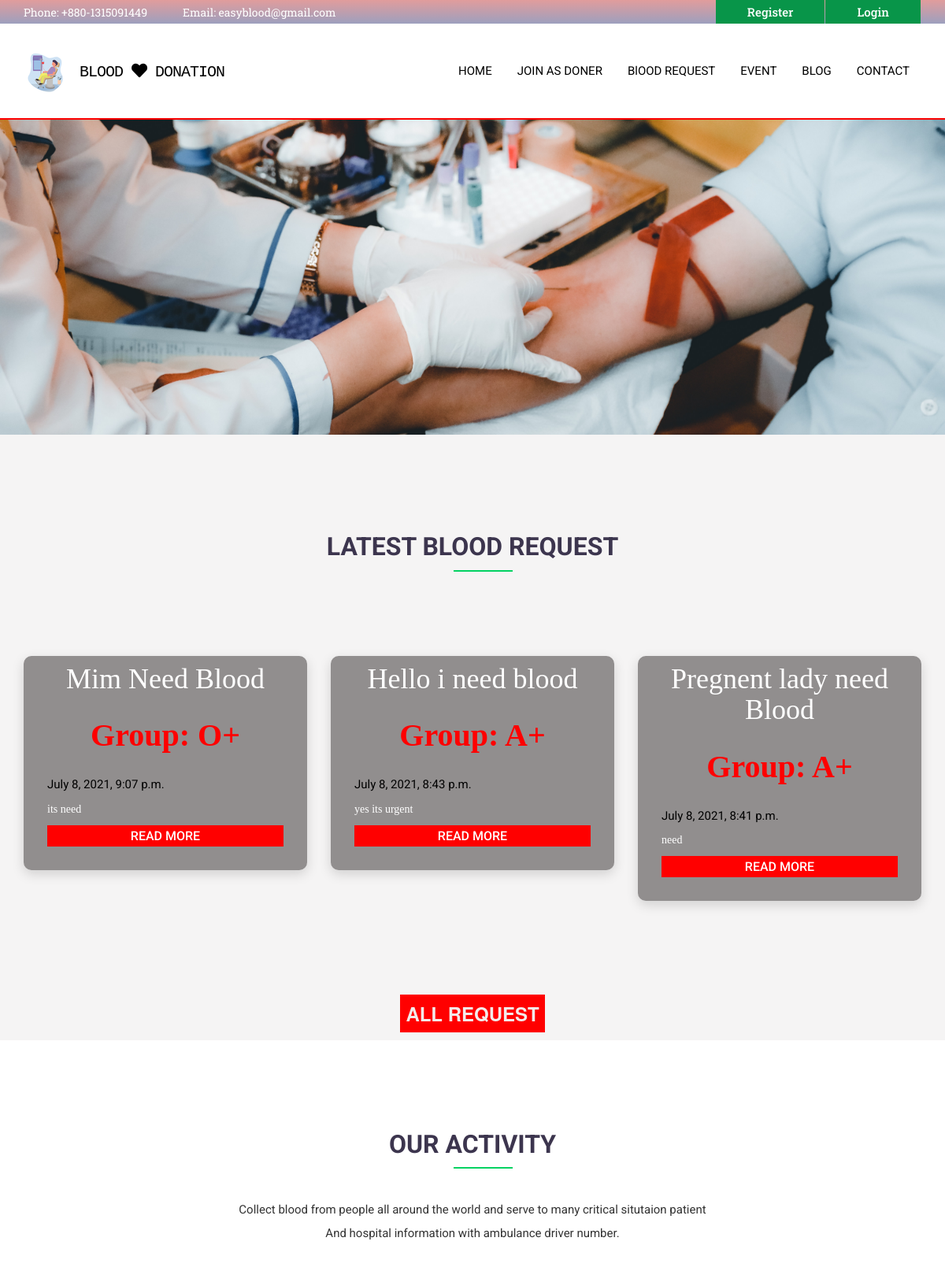
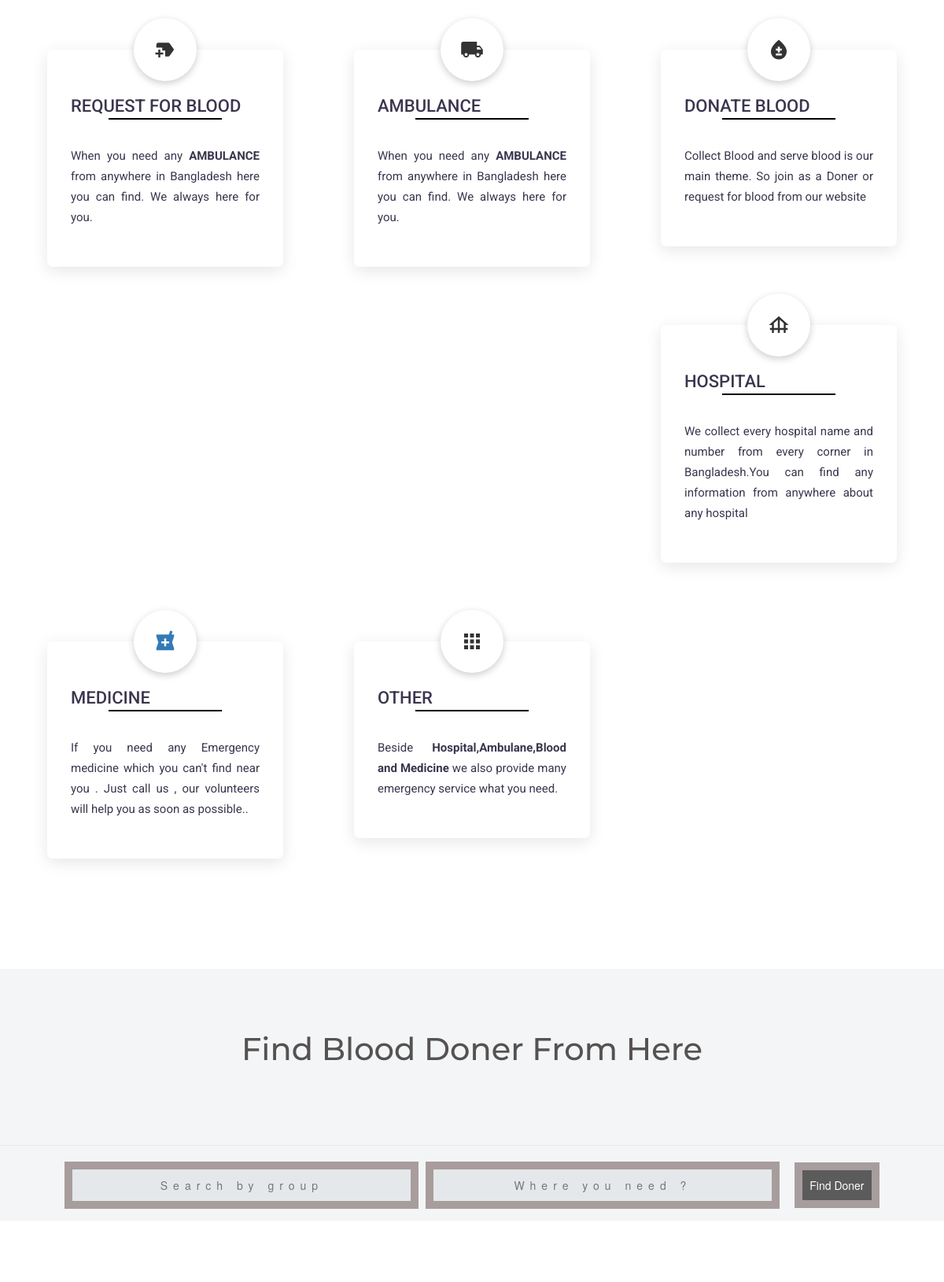
The page / (upper part) on the database its author committed (2 pictures, top to bottom).
### br/models.py (models this page shows, shortened)
class BloodRequest(models.Model):
    incident = models.CharField(max_length=254)
    blood_group = models.CharField(max_length=50 , choices=groups,default='A+')
    contact = models.CharField( max_length=50,null=True,blank=True)
    district = models.CharField(max_length=50,choices = districts,default='Dhaka')
    division = models.CharField(max_length=50,choices = divisions,default='Dhaka')
    blood_need = models.DateTimeField(null=True,auto_now_add=False,default=datetime.now, blank=True)
    time = models.DateTimeField(auto_now_add=True)
    email = models.EmailField(max_length=100)
    content = models.TextField(blank = True,null=True)
    author = models.ForeignKey(User,on_delete=models.CASCADE)
    class Meta:
        ordering = ('-time',)

### blood/views.py (the view)
# urls.py: path('',views.home,name='home'),
def home(request):
    doner = BloodDoner.objects.all()
    post = CreatePost.objects.all().order_by('-time')
    total = BloodDoner.objects.all().count()
    recent_request = BloodRequest.objects.all().order_by('-time')[:3]
    all_post = Paginator(post,3)
    page = request.GET.get('page')
    try:
        post = all_post.page(page)
    except PageNotAnInteger:
        post = all_post.page(1)
    except EmptyPage:
        post = all_post.page(all_post.num_pages)
    return render(request,'blood/index.html',{'post':post,'total':total,'recent_requests':recent_request})

### templates/blood/index.html (shortened to what this page needs)
{% extends 'blood/base.html' %}
{% load static %}
{% block content %}
<!DOCTYPE html>
<html lang="en">
<head>
    <link rel="stylesheet" href="https://cdnjs.cloudflare.com/ajax/libs/font-awesome/5.15.3/css/all.min.css">
    <link rel="stylesheet" href="{% static 'css/new/bootstrap.css' %}">
    <link rel="stylesheet" href="{% static 'css/new/font-awesome.min.css' %}">
    <link rel="stylesheet" href="{% static 'css/new/owl.carousel.min.css' %}">
    <link rel="stylesheet" href="{% static 'css/new/owl.theme.default.min.css' %}">
    <link rel="stylesheet" href="{% static 'css/style.css' %}">
    <link rel="stylesheet" href="{% static 'css/responsive.css' %}">
</head>
<body>
    <div class="wrapper">
        <section class="carosal-area">
            <div class="container">
                <div class="row">
                    <div class="col-md-12">
                        <div class="client owl-carousel owl-theme">
                            <div class="item">
                                <div class="text">
                                    <h3></h3>
                                </div>
                            </div>
                        </div>
                    </div>
                </div>
            </div>
        </section>
        <section class="letast_news">
            <h2>latest Blood Request</h2>
            <div class="container">
                <div class="row">
                    {% for req in recent_requests %}
                    <div class="col-md-4">
                        <div class="single_news">
                            <h1 style="text-align: center;padding-top:10px">{{req.incident}}</h1>
                            <h3 style="color: red;" class="group"> <span>Group: </span>{{req.blood_group}}</h3>
                            <div class="texts">
                                <small>
                                    <p class="date"><a href="#">{{req.time}}</a></p>
                                </small>
                                <p class="test">{{req.content|truncatewords:10 }} </p>
                                <h3 style="background: red;text-align:center"><a href="#">READ MORE</a></h3>
                            </div>
                        </div>
                    </div>
                    {% endfor %}
                    <h3 style="text-align: center;padding-bottom:10px;text-transform:uppercase;"><a
                            style="color:rgb(243, 235, 235);padding:7px; font-weight:bold;text-decoration:none;background:red;text-transform:uppercase"
                            href="{% url 'b_request' %}">All Request</a></h3>
                </div>
            </div>
        </section>
        <section class="our_activity">
            <h2>OUR ACTIVITY</h2>
            <p>Collect blood from people all around the world and serve to many critical situtaion patient <br> And
                hospital information with ambulance driver number. </p>
            <div class="container">
                <div class="row">
                    <div class="col-md-4 col-xs-12">
                        <div class="single-Promo">
                            <div class="promo-icon">
                                <i class="material-icons">new_label</i>
                            </div>
                            <h2><a href="{% url 'b_request' %}">Request For Blood</a></h2>
                            <p>When you need any <strong>AMBULANCE</strong> from anywhere in Bangladesh here you can
                                find. We always here for you. </p>
                        </div>
                    </div>
                    <div class="col-md-4 col-xs-12">
                        <div class="single-Promo">
                            <div class="promo-icon">
                                <i class="material-icons">local_shipping</i>
                            </div>
                            <h2><a href="{% url 'ambulance' %}">Ambulance</a></h2>
                            <p>When you need any <strong>AMBULANCE</strong> from anywhere in Bangladesh here you can
                                find. We always here for you. </p>
                        </div>
                    </div>
                    <div class="col-md-4 col-xs-12">
                        <div class="single-Promo">
                            <div class="promo-icon">
                                <i class="material-icons">bloodtype</i>
                            </div>
                            <h2><a href="{% url 'doner' %}">Donate Blood</a></h2>
                            <p>Collect Blood and serve blood is our main theme. So join as a Doner or request for blood
                                from our website </p>
                        </div>
                    </div>
                    <div class="col-md-4 col-xs-12">
                        <div class="single-Promo">
                            <div class="promo-icon">
                                <i class="material-icons">foundation</i>
                            </div>
                            <h2><a href="{% url 'hospital' %}">Hospital</a></h2>
                            <p>We collect every hospital name and number from every corner in Bangladesh.You can find
                                any information from anywhere about any hospital</p>
                        </div>
                    </div>
                    <div class="col-md-4 col-xs-12">
                        <div class="single-Promo">
                            <div class="promo-icon">
                                <a href="#"><i class="material-icons">local_pharmacy</i>
                                </a>
                            </div>
                            <h2><a href="#">Medicine</a></h2>
                            <p>If you need any Emergency medicine which you can't find near you . Just call us , our
                                volunteers will help you as soon as possible..</p>
                        </div>
                    </div>
                    <div class="col-md-4 col-xs-12">
                        <div class="single-Promo">
                            <div class="promo-icon">
                                <i class="material-icons">apps</i>
                            </div>
                            <h2><a href="#">Other</a></h2>
                            <p>Beside <strong> Hospital,Ambulane,Blood and Medicine</strong> we also provide many
                                emergency service what you need.</p>
                        </div>
                    </div>
                </div>
            </div>
        </section>
        <section>
            <div class="search">
                <div class="title">
                    <h2>Find Blood Doner From Here</h2>
                    <hr>
                </div>
                <form action="{% url 'doner_list' %}" method="POST">
                    <input type="text" name="find" placeholder="Search by group">
                    <input type="text" name="location" placeholder="Where you need ?">
                    <a href="{% url 'doner' %}"><button type="submit">Find Doner</button></a>
                </form>
            </div>
        </section>
        <section class="search">
        </section>
        <div style="height: 10vh;"></div>
        {% include 'blood/footer.html' %}
    </div>
</body>
</html>
{% endblock content %}

### templates/blood/base.html (shortened to what this page needs)
{% load static %}
<!DOCTYPE html>
<html lang="en">
<head>
    <link rel="stylesheet" href="https://cdnjs.cloudflare.com/ajax/libs/font-awesome/5.15.3/css/all.min.css">
    <link rel="stylesheet" href="{% static 'css/new/bootstrap.css' %}">
    <link rel="stylesheet" href="{% static 'css/new/font-awesome.min.css' %}">
    <link rel="stylesheet" href="{% static 'css/new/owl.carousel.min.css' %}">
    <link rel="stylesheet" href="{% static 'css/new/owl.theme.default.min.css' %}">
    <link rel="stylesheet" href="{% static 'css/style.css' %}">
    <link rel="stylesheet" href="{% static 'css/responsive.css' %}">
</head>
<body>
  <header class="header" style="border-bottom: 2px solid red;">
    <section class="header-top">
        <div class="container">
            <div class="row">
                <div class="col-md-8 col-sm-8 col-xs-12">
                    <div class="contact">
                        <p><span class="phone"><a href="#">Phone: +880-1315091449</a></span><span class="email"><a href="#">Email: easyblood@gmail.com</a></span></p>
                    </div>
                </div>
                <div class="col-md-4 col-sm-4">
                    <div class="join-us">
                        {% if user.is_authenticated %}
                        <p><a href="{% url 'profile' %}">profile</a></p>
                        {% else %}
                        <p><a href="{% url 'login' %}">Login</a></p>
                        <p><a href="{% url 'register' %}">Register</a></p>
                        {% endif %}
                    </div>
                </div>
            </div>
        </div>
    </section>
    <section class="header-bottom">
        <div class="container">
            <div class="row">
                <div class="col-md-5 col-sm-12 col-xs-12">
                    <a href="#">
                        <div class="main-logo">
                            <img src="{% static 'images/blood_56x56.png' %}" alt="">
                            <h2>Blood <span><i class="fas fa-heart" aria-hidden="true"></i></span> Donation</h2>
                        </div>
                    </a>
                </div>
                <div class="col-md-7 col-sm-12 col-xs-12">
                    <div class="menu">
                        <ul class="nav navbar-nav">
                            <li class="active"><a href="{% url 'home' %}">HOME</a></li>
                            <li><a href="{% url 'doner' %}">JOIN AS DONER</a></li>
                            <li><a href="{% url 'b_request' %}">BlOOD REQUEST</a></li>
                            <li><a href="#">EVENT</a></li>
                            <li><a href="#">BLOG</a></li>
                            <li><a href="#">CONTACT</a></li>
                        </ul>
                    </div>
                </div>
            </div>
        </div>
    </section>
</header>
  {% block content %}
  {% endblock content %}
  </body>
</html>

### templates/blood/footer.html (shortened to what this page needs)
{% load static %}
<!DOCTYPE html>
<html lang="en">
<head>
    <link rel="stylesheet" href="https://cdnjs.cloudflare.com/ajax/libs/font-awesome/4.7.0/css/font-awesome.min.css">
</head>
<body>
</body>
</html>

### static/css/responsive.css (style rules this page uses)
@media (min-width: 992px) and (max-width: 1300px) { .header .header-bottom .menu ul li a { padding-left: 17px; } }
@media (min-width: 992px) and (max-width: 1300px) { .our_activity .single-Promo { margin: 100px 30px 0; padding: 40px 30px; } }
@media (min-width: 992px) and (max-width: 1300px) { .our_activity .single-Promo p { text-align: justify; } }

### templates/blood/footer.html (style rules this page uses)
body { margin:0; overflow-x:hidden; }

### rows shown on the page
BloodRequest: incident "Mim Need Blood", blood_group "O+", time "July 8, 2021, 9:07 p.m.", content "its need"
BloodRequest: incident "Hello i need blood", blood_group "A+", time "July 8, 2021, 8:43 p.m.", content "yes its urgent"
BloodRequest: incident "Pregnent lady need Blood", blood_group "A+", time "July 8, 2021, 8:41 p.m.", content "need"
